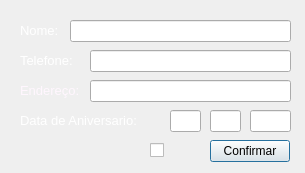
<?xml version="1.0" encoding="UTF-8"?>
<ui version="4.0">
 <class>Adicionar</class>
 <widget class="QDialog" name="Adicionar">
  <property name="geometry">
   <rect>
    <x>0</x>
    <y>0</y>
    <width>305</width>
    <height>173</height>
   </rect>
  </property>
  <property name="windowTitle">
   <string>Dialog</string>
  </property>
  <widget class="QLabel" name="label_4">
   <property name="geometry">
    <rect>
     <x>20</x>
     <y>100</y>
     <width>141</width>
     <height>41</height>
    </rect>
   </property>
   <property name="font">
    <font>
     <pointsize>10</pointsize>
    </font>
   </property>
   <property name="styleSheet">
    <string notr="true">color: rgb(255, 255, 255);</string>
   </property>
   <property name="text">
    <string>Data de Aniversario:</string>
   </property>
  </widget>
  <widget class="QLabel" name="label_2">
   <property name="geometry">
    <rect>
     <x>20</x>
     <y>40</y>
     <width>71</width>
     <height>41</height>
    </rect>
   </property>
   <property name="font">
    <font>
     <pointsize>10</pointsize>
    </font>
   </property>
   <property name="styleSheet">
    <string notr="true">color: rgb(255, 255, 255);</string>
   </property>
   <property name="text">
    <string>Telefone:</string>
   </property>
  </widget>
  <widget class="QLineEdit" name="lineEdit_5">
   <property name="geometry">
    <rect>
     <x>210</x>
     <y>110</y>
     <width>31</width>
     <height>22</height>
    </rect>
   </property>
  </widget>
  <widget class="QCheckBox" name="checkBox">
   <property name="geometry">
    <rect>
     <x>150</x>
     <y>140</y>
     <width>21</width>
     <height>20</height>
    </rect>
   </property>
   <property name="whatsThis">
    <string>&lt;!DOCTYPE HTML PUBLIC &quot;-//W3C//DTD HTML 4.0//EN&quot; &quot;http://www.w3.org/TR/REC-html40/strict.dtd&quot;&gt;
&lt;html&gt;&lt;head&gt;&lt;meta name=&quot;qrichtext&quot; content=&quot;1&quot; /&gt;&lt;style type=&quot;text/css&quot;&gt;
p, li { white-space: pre-wrap; }
&lt;/style&gt;&lt;/head&gt;&lt;body style=&quot; font-family:'Sans'; font-size:10pt; font-weight:400; font-style:normal;&quot;&gt;
&lt;p style=&quot;-qt-paragraph-type:empty; margin-top:0px; margin-bottom:0px; margin-left:0px; margin-right:0px; -qt-block-indent:0; text-indent:0px;&quot;&gt;&lt;br /&gt;&lt;/p&gt;&lt;/body&gt;&lt;/html&gt;</string>
   </property>
   <property name="styleSheet">
    <string notr="true"/>
   </property>
   <property name="text">
    <string/>
   </property>
  </widget>
  <widget class="QPushButton" name="pushButton">
   <property name="geometry">
    <rect>
     <x>210</x>
     <y>140</y>
     <width>80</width>
     <height>22</height>
    </rect>
   </property>
   <property name="text">
    <string>Confirmar</string>
   </property>
  </widget>
  <widget class="QLineEdit" name="lineEdit_3">
   <property name="geometry">
    <rect>
     <x>90</x>
     <y>80</y>
     <width>201</width>
     <height>22</height>
    </rect>
   </property>
  </widget>
  <widget class="QLabel" name="label">
   <property name="geometry">
    <rect>
     <x>20</x>
     <y>10</y>
     <width>71</width>
     <height>41</height>
    </rect>
   </property>
   <property name="font">
    <font>
     <pointsize>10</pointsize>
    </font>
   </property>
   <property name="styleSheet">
    <string notr="true">color: rgb(255, 255, 255);</string>
   </property>
   <property name="text">
    <string>Nome:</string>
   </property>
  </widget>
  <widget class="QLineEdit" name="lineEdit_6">
   <property name="geometry">
    <rect>
     <x>250</x>
     <y>110</y>
     <width>41</width>
     <height>22</height>
    </rect>
   </property>
  </widget>
  <widget class="QLineEdit" name="lineEdit">
   <property name="geometry">
    <rect>
     <x>70</x>
     <y>20</y>
     <width>221</width>
     <height>22</height>
    </rect>
   </property>
  </widget>
  <widget class="QLineEdit" name="lineEdit_2">
   <property name="geometry">
    <rect>
     <x>90</x>
     <y>50</y>
     <width>201</width>
     <height>22</height>
    </rect>
   </property>
  </widget>
  <widget class="QLineEdit" name="lineEdit_4">
   <property name="geometry">
    <rect>
     <x>170</x>
     <y>110</y>
     <width>31</width>
     <height>22</height>
    </rect>
   </property>
  </widget>
  <widget class="QLabel" name="label_3">
   <property name="geometry">
    <rect>
     <x>20</x>
     <y>70</y>
     <width>71</width>
     <height>41</height>
    </rect>
   </property>
   <property name="font">
    <font>
     <pointsize>10</pointsize>
    </font>
   </property>
   <property name="styleSheet">
    <string notr="true">color: rgb(255, 246, 254);</string>
   </property>
   <property name="text">
    <string>Endereço:</string>
   </property>
  </widget>
  <widget class="QLabel" name="label_5">
   <property name="geometry">
    <rect>
     <x>-40</x>
     <y>-10</y>
     <width>381</width>
     <height>211</height>
    </rect>
   </property>
   <property name="styleSheet">
    <string notr="true">border-image: url(:/Kayn.jpg);</string>
   </property>
   <property name="text">
    <string/>
   </property>
  </widget>
  <zorder>label_5</zorder>
  <zorder>label_4</zorder>
  <zorder>label_2</zorder>
  <zorder>lineEdit_5</zorder>
  <zorder>checkBox</zorder>
  <zorder>pushButton</zorder>
  <zorder>lineEdit_3</zorder>
  <zorder>label</zorder>
  <zorder>lineEdit_6</zorder>
  <zorder>lineEdit</zorder>
  <zorder>lineEdit_2</zorder>
  <zorder>lineEdit_4</zorder>
  <zorder>label_3</zorder>
 </widget>
 <tabstops>
  <tabstop>lineEdit</tabstop>
  <tabstop>lineEdit_2</tabstop>
  <tabstop>lineEdit_3</tabstop>
  <tabstop>lineEdit_4</tabstop>
  <tabstop>lineEdit_5</tabstop>
  <tabstop>lineEdit_6</tabstop>
  <tabstop>checkBox</tabstop>
  <tabstop>pushButton</tabstop>
 </tabstops>
 <resources/>
 <connections/>
</ui>
